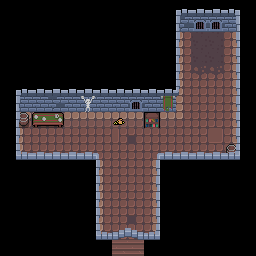

Below is a game level as drawn by its tile map, then a one-line description and the .tmx file that defines it, in full:
An orthogonal 16x16 tile map with 16x16 px tiles, 3 tile layers (Background, Midground, Foreground), 2 tilesets and 7 objects (5x Torch, Door, Player).

<map version="1.2" tiledversion="1.3.4" orientation="orthogonal" renderorder="right-down" width="16" height="16" tilewidth="16" tileheight="16" infinite="0" nextlayerid="6" nextobjectid="30">
 <editorsettings>
  <export target="../assets/maps/hub/180/0.json" format="json" />
 </editorsettings>
 <tileset firstgid="1" name="tilemap" tilewidth="16" tileheight="16" tilecount="72" columns="9">
  <image source="../assets/tilemap.png" width="144" height="128" />
 </tileset>
 <tileset firstgid="73" name="sprite" tilewidth="16" tileheight="16" tilecount="252" columns="28">
  <image source="../assets/spritesheet.png" width="448" height="144" />
 </tileset>
 <layer id="2" name="Background" width="16" height="16">
  <data encoding="csv">
0,0,0,0,0,0,0,0,0,0,0,0,0,0,0,0,
0,0,0,0,0,0,0,0,0,0,0,52,53,53,44,0,
0,0,0,0,0,0,0,0,0,0,0,25,24,24,27,0,
0,0,0,0,0,0,0,0,0,0,0,25,24,24,27,0,
0,0,0,0,0,0,0,0,0,0,0,25,32,32,27,0,
0,0,0,0,0,0,0,0,0,0,0,25,12,12,27,0,
0,44,44,52,44,44,44,44,53,44,44,25,12,12,27,0,
0,16,17,17,17,17,17,17,17,17,17,34,12,12,27,0,
0,25,12,12,12,12,12,22,21,12,12,12,12,13,27,0,
0,25,12,12,12,12,12,12,12,12,12,12,12,12,27,0,
0,0,0,0,0,0,25,12,12,27,0,0,0,0,0,0,
0,0,0,0,0,0,25,12,12,27,0,0,0,0,0,0,
0,0,0,0,0,0,25,12,12,27,0,0,0,0,0,0,
0,0,0,0,0,0,25,12,21,27,0,0,0,0,0,0,
0,0,0,0,0,0,25,12,12,27,0,0,0,0,0,0,
0,0,0,0,0,0,0,28,28,0,0,0,0,0,0,0
</data>
 </layer>
 <layer id="3" name="Midground" width="16" height="16">
  <data encoding="csv">
0,0,0,0,0,0,0,0,0,0,37,37,37,37,37,37,
0,0,0,0,0,0,0,0,0,0,37,0,0,0,0,37,
0,0,0,0,0,0,0,0,0,0,37,0,0,0,0,37,
0,0,0,0,0,0,0,0,0,0,37,0,0,0,0,37,
0,0,0,0,0,0,0,0,0,0,37,0,0,0,0,37,
37,37,37,37,37,37,37,37,37,37,37,0,0,0,0,37,
37,0,0,0,0,14,0,0,0,0,4,0,0,0,0,37,
37,2,10,11,0,0,0,1,0,3,0,0,0,0,0,37,
37,0,0,0,0,0,0,0,0,0,0,0,0,0,0,37,
37,0,0,0,0,0,0,0,0,0,0,0,0,0,2,37,
37,37,37,37,37,37,0,0,0,0,37,37,37,37,37,37,
0,0,0,0,0,37,0,0,0,0,37,0,0,0,0,0,
0,0,0,0,0,37,0,0,0,0,37,0,0,0,0,0,
0,0,0,0,0,37,0,0,0,0,37,0,0,0,0,0,
0,0,0,0,0,37,0,0,0,0,37,0,0,0,0,0,
0,0,0,0,0,37,37,0,0,37,37,0,0,0,0,0
</data>
 </layer>
 <objectgroup id="4" name="Sprites">
  <object id="6" name="Torch" gid="163" x="143.132" y="111.437" width="16" height="16" />
  <object id="24" name="Door" gid="297" x="112.179" y="255.858" width="32" height="32" />
  <object id="25" name="Player" gid="213" x="198.577" y="57.2818" width="16" height="16" />
  <object id="26" name="Torch" gid="163" x="95.1393" y="111.534" width="16" height="16" />
  <object id="27" name="Torch" gid="163" x="47.4448" y="111.534" width="16" height="16" />
  <object id="28" name="Torch" gid="163" x="178.306" y="30.7517" width="16" height="16" />
  <object id="29" name="Torch" gid="163" x="221.231" y="31.646" width="16" height="16" />
 </objectgroup>
 <layer id="5" name="Foreground" width="16" height="16">
  <data encoding="csv">
0,0,0,0,0,0,0,0,0,0,0,56,57,57,60,0,
0,0,0,0,0,0,0,0,0,0,0,49,0,0,50,0,
0,0,0,0,0,0,0,0,0,0,0,49,0,0,50,0,
0,0,0,0,0,0,0,0,0,0,0,49,0,0,50,0,
0,0,0,0,0,0,0,0,0,0,0,49,0,0,50,0,
0,56,57,57,57,57,57,57,57,57,57,58,0,0,50,0,
0,49,0,0,0,0,0,0,0,0,0,0,0,0,50,0,
0,49,0,0,0,0,0,0,0,0,0,0,0,0,50,0,
0,49,0,0,0,0,0,0,0,0,0,0,0,0,50,0,
0,65,66,66,66,66,40,0,0,41,66,66,66,66,69,0,
0,0,0,0,0,0,49,0,0,50,0,0,0,0,0,0,
0,0,0,0,0,0,49,0,0,50,0,0,0,0,0,0,
0,0,0,0,0,0,49,0,0,50,0,0,0,0,0,0,
0,0,0,0,0,0,49,0,0,50,0,0,0,0,0,0,
0,0,0,0,0,0,65,62,63,69,0,0,0,0,0,0,
0,0,0,0,0,0,0,0,0,0,0,0,0,0,0,0
</data>
 </layer>
</map>
